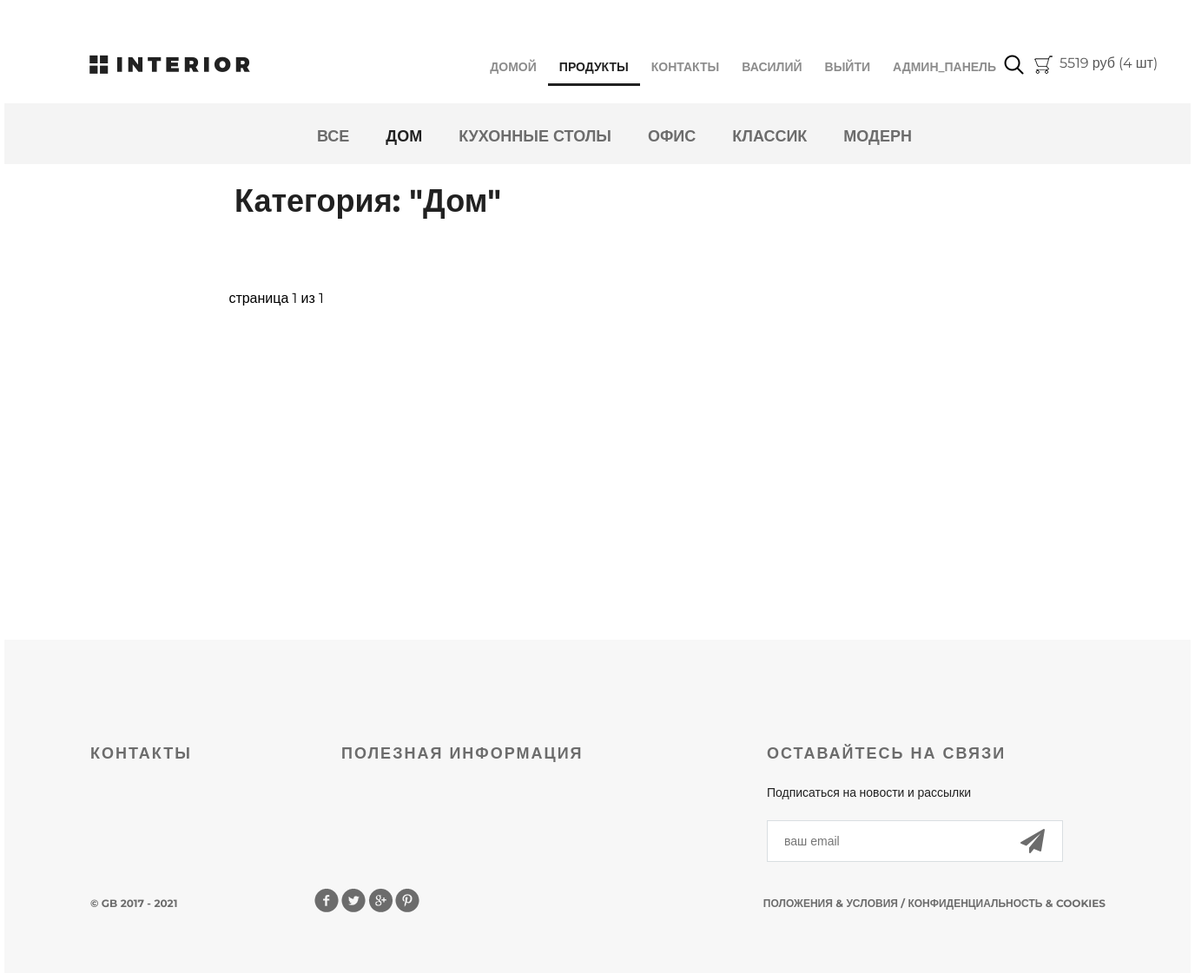
The app's page /products/category/14/ (signed in), older data.
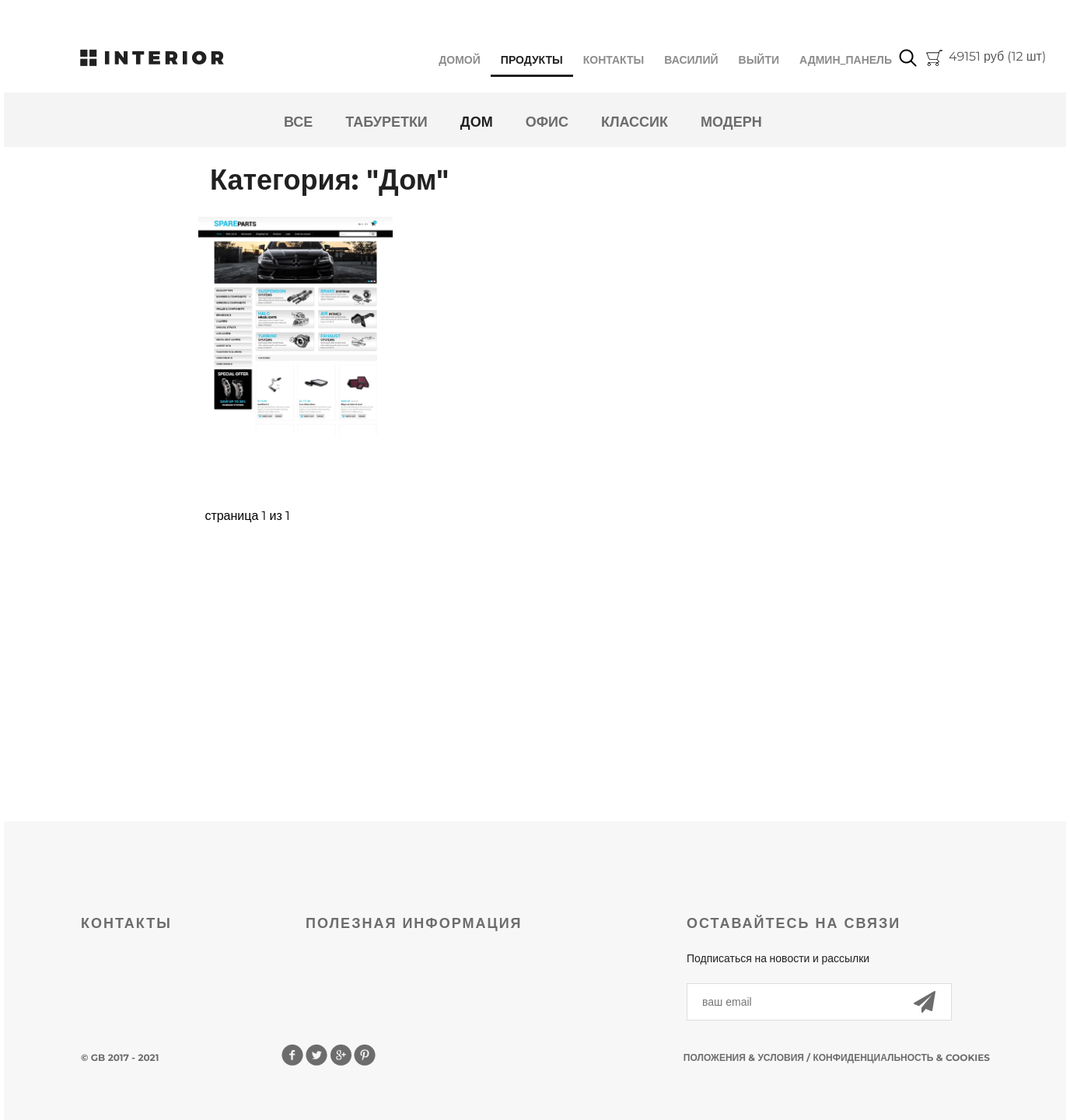
The same page, newer data.
### authapp/models.py (models this page shows, shortened)
class UserProfile(AbstractUser):
    avatar = models.ImageField(upload_to='avatar', blank=True, verbose_name='Аватар')
    age = models.PositiveIntegerField(verbose_name='Возраст', blank=True)
    is_superuser = models.BooleanField(default=False, verbose_name='Администратор')
    activate_key = models.CharField(max_length=128, verbose_name='Код активации', blank=True, null=True)
    activate_key_expired = models.DateTimeField(blank=True, null=True)
    class Meta:
        verbose_name = 'Пользователь'
        verbose_name_plural = 'Пользователь'

### basket/models.py (models this page shows, shortened)
class Basket(models.Model):
    user = models.ForeignKey(settings.AUTH_USER_MODEL, on_delete=models.CASCADE, related_name='basket')
    product = models.ForeignKey(Product, on_delete=models.CASCADE)
    quantity = models.PositiveSmallIntegerField(default=0)
    add_datatime = models.DateTimeField(auto_now_add=True)
    class Meta:
        verbose_name = 'Корзина'
        verbose_name_plural = 'Корзина'
    @property
    def product_cost(self):
        return self.product.price * self.quantity
    @property
    def total_quantity(self):
        _items = Basket.objects.filter(user=self.user)
        _totalquantity = sum(list(map(lambda x: x.quantity, _items)))
        return _totalquantity
    @property
    def total_cost(self):
        _items = Basket.objects.filter(user=self.user)
        _totalcost = sum(list(map(lambda x: x.product_cost, _items)))
        return _totalcost

### mainapp/models.py (models this page shows, shortened)
class Product(models.Model):
    category = models.ForeignKey(ProductCategory, on_delete=models.CASCADE, verbose_name='Категория')
    name = models.CharField(max_length=128, verbose_name='Наименование')
    image = models.ImageField(upload_to='products', blank=True, verbose_name='Изображение')
    short_desc = models.CharField(max_length=255, verbose_name='Краткое описание')
    description = models.TextField(verbose_name='Описание')
    price = models.DecimalField(decimal_places=2, max_digits=10, default=0, verbose_name='Цена')
    quantity = models.PositiveSmallIntegerField(default=0, verbose_name='Количество')
    is_active = models.BooleanField(default=True, verbose_name='Запись активна')
    updated_at = models.DateTimeField(auto_now=True, null=True, blank=True)
    created_at = models.DateTimeField(auto_now_add=True, null=True, blank=True)
    class Meta:
        verbose_name = 'Продукты'
        verbose_name_plural = 'Продукты'
        ordering = ('-id',)

class ProductCategory(models.Model):
    name = models.CharField(verbose_name='Наименование', max_length=64, unique=True)
    description = models.TextField(verbose_name='Описание')
    is_active = models.BooleanField(default=True, verbose_name='Запись активна')
    class Meta:
        verbose_name = 'Категория'
        verbose_name_plural = 'Категория'
        ordering = ('-id',)

### mainapp/views.py (the view, shortened to what this page needs)
# urls.py: path('products/', include('mainapp.urls', namespace='products')),
def products(request, pk=None, page=1):
    title = 'Продукты'
    links_menu = ProductCategory.objects.all()
    if pk is not None:
        if pk == 0:
            product_list = Product.objects.all()
            category = {
                'name': 'все',
                'pk': 0,
            }
        else:
            category = get_object_or_404(ProductCategory, pk=pk)
            product_list = Product.objects.filter(category__pk=pk)
        paginator = Paginator(product_list, 2)
        try:
            product_paginator = paginator.page(page)
        except PageNotAnInteger:
            product_paginator = paginator.page(1)
        except EmptyPage:
            product_paginator = paginator.page(paginator.num_pages)
        context = {
            'links_menu': links_menu,
            'title': 'Продукты',
            'product_list': product_paginator,
            'category': category,
        }
        return render(request, 'mainapp/products_list.html', context=context)

### adminapp/templatetags/temp_tags.py (called while the page is built)
@register.filter(name='media_for_products')  # 1 вариант регистрации шаблонного тега
def media_for_products(img_path):
    if not img_path:
        img_path = 'default_prod.svg'
    return f'{settings.MEDIA_URL}{img_path}'

### mainapp/context_processors.py (called while the page is built)
def basket(request):
    basket_items = []
    if request.user.is_authenticated:
        basket_items = Basket.objects.filter(user=request.user)
    return {
        'basket': basket_items
    }

### mainapp/templates/mainapp/products_list.html (shortened to what this page needs)
{% extends 'mainapp/temp.html' %}
{% load static %}
{% load temp_tags %}
{% block menu %}
    <div class="hero-white">
        <div class="header clearfix">
            {% include 'mainapp/includes/inc_up_menu.html' %}
        </div>
    </div>
{% endblock %}
{% block content %}
    <div class="details">
        <div class="links clearfix">
            {% include 'mainapp/includes/inc_menu_categories.html' %}
        </div>
        <div class="products_list">
            <div class="title clearfix">
                <h2>Категория: "{{ category.name|title }}"</h2> <br><br>
            </div>
            <div class="category-products clearfix">
                {% for product in product_list %}
                    <div class="block">
                        <a href="{% url 'basket:add' product.pk %}">
                            <img src="{{ product.image | media_for_products }}" width="250px" alt="{{ product.short_desc }}">
                        </a>
                    </div>
                {% endfor %}
            </div>
        <div class="paginator">
                       &nbsp <span class="current"> страница {{ product_list.number }} из {{ product_list.paginator.num_pages }} </span> &nbsp
        </div>
    </div>
    <div class="clr"></div>
{% endblock %}

### mainapp/templates/mainapp/temp.html (shortened to what this page needs)
{% load static %}
<!DOCTYPE html>
<html lang="en">
<head>
    {% block css %}
        <link rel="stylesheet" type="text/css" href="{% static 'css/style.css' %}">
        <link rel="stylesheet" href="{% static 'fonts/font-awesome/css/font-awesome.css' %}">
    {% endblock %}
</head>
<body>
<div class="container">
    {% block menu %}
    {% endblock %}
    {% block content %}
    {% endblock %}
    <div class="clr"></div>
</div>
{% block footer %}
<div class="footer">
    <div class="clearfix">
        <div class="text-footer">
            <h3>контакты</h3>
        </div>
        <div class="text-footer">
            <h3>полезная информация</h3>
        </div>
        <div class="text-footer clearfix">
            <h3>Оставайтесь на связи</h3>
            <p>Подписаться на новости и рассылки</p>
            <form>
                <input type="email" name="email" placeholder="ваш email">
                <a href="#"><i class="fa fa-paper-plane fa-2x" aria-hidden="true"></i></a>
            </form>
        </div>
    </div>
    <p class="small">&copy; GB 2017 - {% now "Y" %}</p>
    <div class="social">
        <a href="#" class="social1"></a>
        <a href="#" class="social2"></a>
        <a href="#" class="social3"></a>
        <a href="#" class="social4"></a>
    </div>
    <p class="small">Положения &amp; Условия / Конфиденциальность &amp; Cookies</p>
</div>
{% endblock %}
</body>
</html>

### mainapp/templates/mainapp/includes/inc_up_menu.html
<a href="{% url 'main' %}" class="logo"></a>
<ul class="menu">
<li>
    <a href="{% url 'main' %}"{% if request.resolver_match.url_name == 'main' %} class="active"{% endif %}>домой</a>
</li>
<li>
    <a href="{% url 'products:category' 0 %}" {% if request.resolver_match.namespace == 'products' %} class="active" {% endif %}>продукты</a>
</li>
<li>
    <a href="{% url 'contact' %}" {% if request.resolver_match.url_name == 'contact' %} class="active" {% endif %}>контакты</a>
</li>
    {% if user.is_authenticated %}
       <li><a href="{% url 'auth:edit' %}">{{ user.first_name|default:'Пользователь' }}</a></li>
       <li><a href="{% url 'auth:logout' %}">выйти</a></li>
    {% else %}
        <li><a href="{% url 'auth:register' %}">регистрация</a></li>
        <li><a href="{% url 'auth:login' %}">войти</a></li>
    {% endif %}
{% if user.is_superuser %}
    <li><a href="{% url 'adminapp:users_list' %}">Админ_панель</a></li>
{% endif %}
</ul>
<a href="#" class="search"></a>
<a href="{% url 'basket:view' %}" class="basket">
  <span>
    {% if basket %}
      {{ basket.0.total_cost|floatformat:0 }} руб
      ({{ basket.0.total_quantity }} шт)
    {% endif %}
  </span>
</a>

### mainapp/templates/mainapp/includes/inc_menu_categories.html (shortened to what this page needs)
<ul class="links-menu">
    <li>
        <a href="{% url 'products:category' 0 %}"
           class="">
            все
        </a>
    </li>
    {% for link in links_menu %}
        <li>
      <a href="{% url 'products:category' link.pk %}"
         class="{% if request.resolver_match.kwargs.pk|add:'0' == link.pk %}
                  active
                {% endif %}">
        {{ link.name }}
      </a>
    </li>
    {% endfor %}
</ul>

### static/css/style.css (style rules this page uses)
* { margin: 0; padding: 0; }
body { font-family: 'Montserrat', sans-serif; }
html, body { height: 100%; }
.products_list { margin-left: 250px; }
.products_list a { color: #555; text-decoration: none; }
.products_list .title { margin: 20px auto; height: 50px; float: none; }
.products_list .title h2 { margin-top: 0; float: left; }
.category-products { margin-bottom: 75px; }
.category-products .block a img { float: left; }
.category-products .block { float: left; margin-right: 30px; display: block; height: 300px; width: 300px; position: relative; }
.clr { height: 384px; }
.container { width: 1366px; margin: 0 auto; min-height: 100%; }
.logo { background-image: url(/static/img/logo.png); margin-top: 63px; width: 185px; height: 22px; float: left; }
.menu { list-style-type: none; margin-top: 67px; float: right; }
.menu li { float: left; }
.menu a { color: #8c8c8c; font-size: 14px; font-weight: 700; text-align: right; text-transform: uppercase; text-decoration: none; padding: 10px 13px; }
.menu .active { color: #212121; font-weight: 700; border-bottom: 3px solid #212121; }
.search { display: block; width: 23px; height: 23px; background-image: url(/static/img/search.png); position: absolute; top: 63px; left: 1151px; }
.basket { display: block; width: 23px; height: 23px; background-image: url(/static/img/basket.png); position: absolute; top: 63px; left: 1185px; text-decoration: none; color: #555; }
.basket span { display: block; margin-left: 30px; width: 150px; }
.clearfix:after { content: ""; display: block; clear: both; }
.title { height: 152px; margin-right: 15px; }
.title h2 { float: left; margin-top: 118px; color: #212121; font-size: 36px; font-weight: 700; text-align: left; margin-left: 15px; }
.footer { height: 384px; width: 1169px; background-color: #f7f7f7; padding-left: 99px; padding-right: 98px; margin: -384px auto 0; clear: both; }
.footer form { position: relative; }
.footer form a i { display: block; width: 21px; height: 21px; position: absolute; z-index: 2; top: 10px; right: 50px; color: #6c6c6c; }
.text-footer { margin-top: 120px; width: 221px; float: left; margin-right: 68px; }
.text-footer:last-child { margin-right: 0; }
.text-footer h3 { text-transform: uppercase; color: #6c6c6c; font-size: 18px; font-weight: 700; text-align: left; margin-bottom: 22px; letter-spacing: 2px; }
.text-footer p { color: #212121; font-size: 14px; font-weight: 300; line-height: 24px; text-align: left; margin-bottom: 20px; }
.text-footer a { text-decoration: none; text-transform: uppercase; color: #212121; font-size: 14px; font-weight: 700; line-height: 26px; text-align: left; }
.text-footer:nth-child(2) { width: 422px; }
.text-footer:nth-child(3) { width: 363px; }
.text-footer input { border-width: 1px; border-color: #d9dee1; border-style: solid; background-color: #ffffff; width: 250px; height: 46px; outline: none; color: #6c6c6c; font-size: 14px; font-weight: 300; line-height: 22px; text-align: left; padding-left: 19px; padding-right: 70px; }
.footer .small { text-transform: uppercase; float: left; color: #6c6c6c; font-size: 12px; font-weight: 700; line-height: 26px; text-align: left; margin-top: 35px; }
.social { height: 28px; width: 121px; float: left; margin-left: 158px; margin-top: 30px; }
.social1 { background: url(/static/img/social-links.png); height: 28px; width: 28px; float: left; }
.social2 { background: url(/static/img/social-links.png); background-position: -34px 0px; height: 28px; width: 28px; float: left; margin-left: 3px; }
.social3 { background: url(/static/img/social-links.png); background-position: -67px 0px; height: 28px; width: 28px; float: left; margin-left: 3px; }
.social4 { background: url(/static/img/social-links.png); background-position: -101px 0px; height: 28px; width: 28px; float: left; margin-left: 3px; }
.footer .small:nth-child(4) { float: right; }
.hero-white { background-color: #fff; height: 119px; padding-left: 98px; padding-right: 211px; position: relative; }
.links { height: 70px; background-color: #f4f4f4; position: relative; padding-left: 360px; }
.links-menu { margin: 27px auto 0px; position: absolute; }
.links-menu li { float: left; list-style-type: none; padding-right: 42px; }
.links-menu li a { text-decoration: none; color: #6c6c6c; font-size: 18px; font-weight: 700; text-transform: uppercase; }
.links-menu .active { color: #212121; font-size: 18px; font-weight: 700; }

Row changes from the older to the newer data that the page shows:
removed ProductCategory: name "КУХОННЫЕ СТОЛЫ"
computed for Basket: user+product+quantity "5519" → "49151"; user+quantity "4" → "12"
added ProductCategory: name "ТАБУРЕТКИ"
added Product: image|media_for_products (picture)
